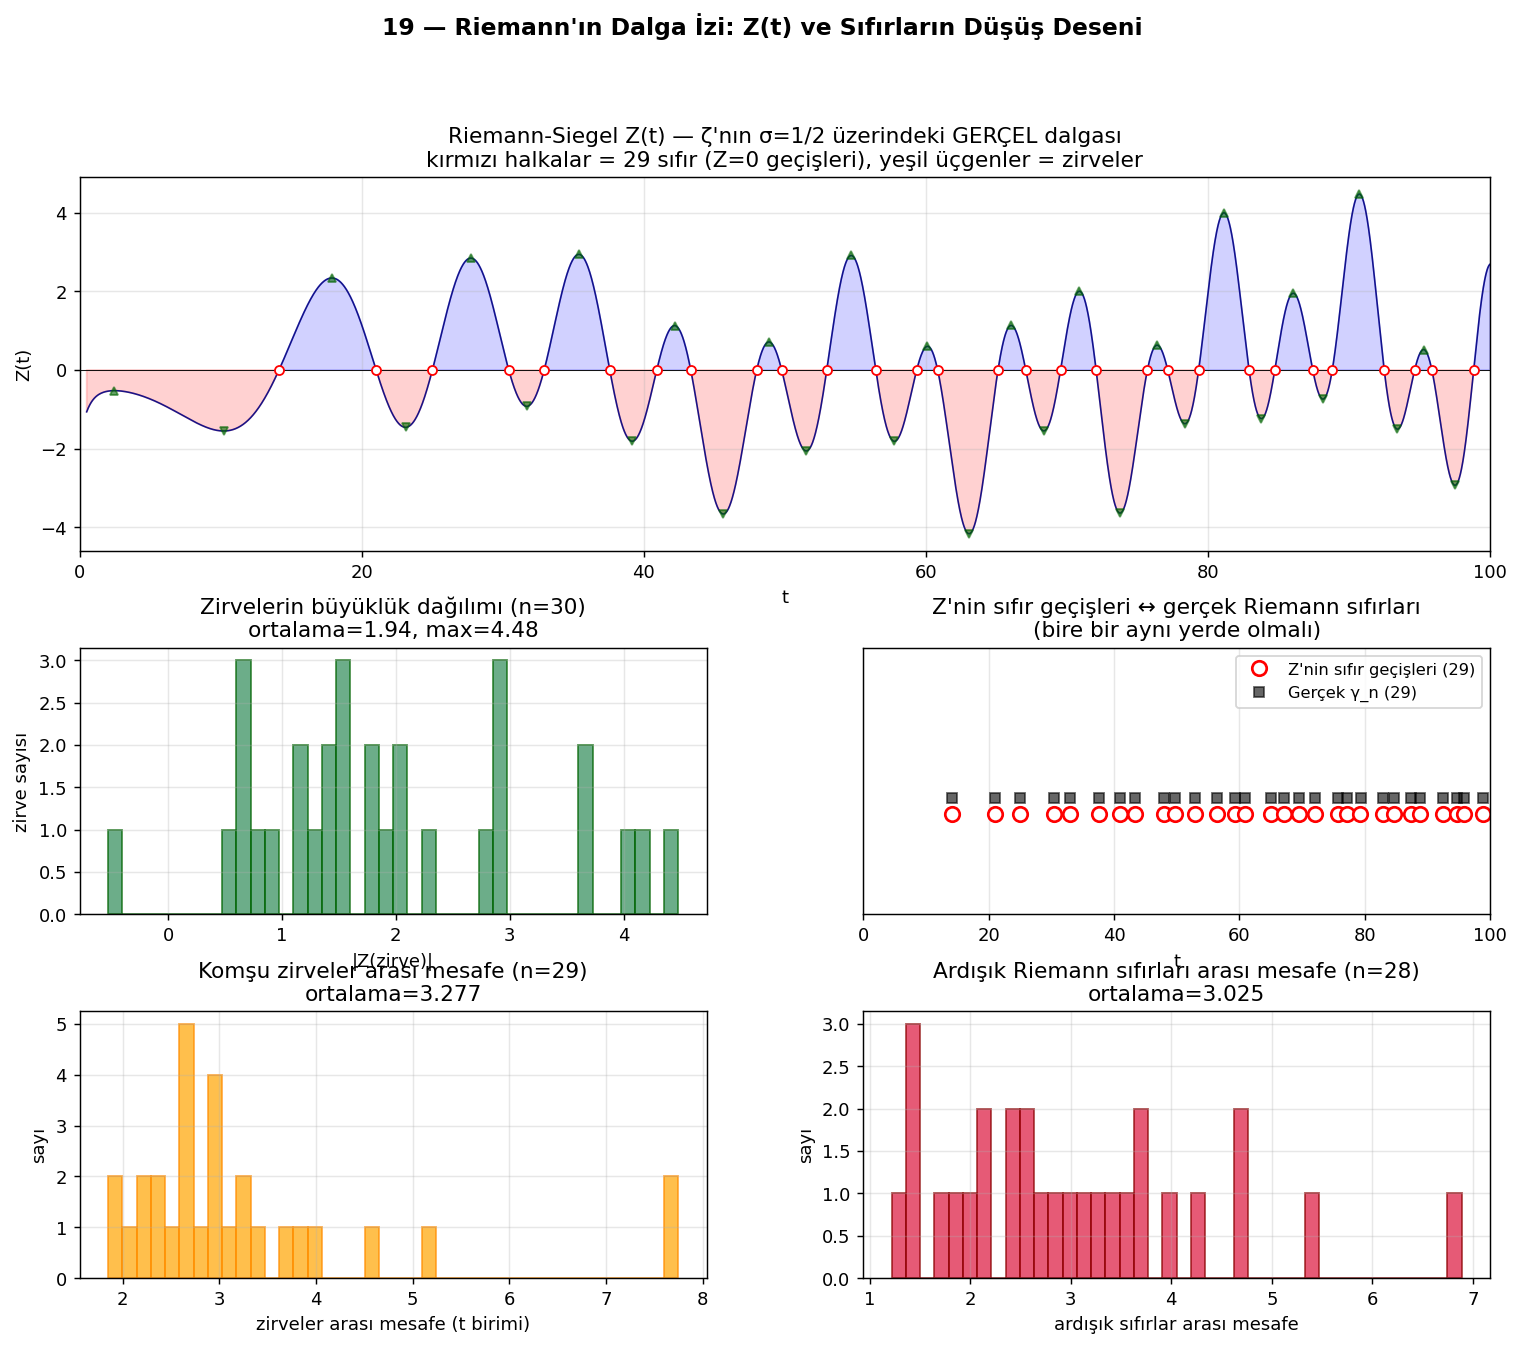

The script that saved this image:
"""
19 — Riemann'ın Dalga İzi: Z(t)
==================================

Uğur'un sorusu: "milyarlarca sıfır var ve bu dalga izine bakılabilir"

Riemann-Siegel Z fonksiyonu:
    Z(t) = e^{iθ(t)} · ζ(1/2 + it)   (GERÇEK değerli)

Bu, ζ'nın σ=1/2 üzerindeki "döndürülmüş gerçel hali" — yani bir dalga.
Z(t) sıfırları ↔ ζ sıfırları (bire bir aynı yerde).

Çiziyoruz:
  - Z(t) için t ∈ [0, 100]: dalga görünür
  - Sıfırlar = sıfır geçişleri (kırmızı işaret)
  - Zirveler = lokal maks/min (yeşil)
  - Zirvelerin büyüklük dağılımı: bazı zirveler büyük (kuvvetli sıfır komşu),
    bazıları küçük (zayıf) → senin "dalga izi" sezgin
"""

import numpy as np
import matplotlib.pyplot as plt
from pathlib import Path
import mpmath as mp
from scipy.signal import find_peaks

mp.mp.dps = 25

ROOT = Path(__file__).resolve().parent.parent
gamma = np.loadtxt(ROOT / "zeros_100k.txt")

# ============================================================
# Z(t) dalgası
# ============================================================
t_max = 100.0
N = 5000
t_grid = np.linspace(0.5, t_max, N)

print(f"Z(t) hesaplanıyor (mpmath siegelz, ~30 saniye)...")
Z = np.array([float(mp.siegelz(tt)) for tt in t_grid])
print(f"Hesaplandı. Z aralığı: [{Z.min():.2f}, {Z.max():.2f}]")

# Sıfır geçişleri (Z=0 olduğu yerler)
sign_changes = np.where(np.diff(np.sign(Z)) != 0)[0]
zero_crossings = t_grid[sign_changes]
print(f"Z'nin sıfır geçişleri: {len(zero_crossings)} (beklenen ≈ Riemann sıfır sayısı)")

# Gerçek Riemann sıfırları (karşılaştırma için)
gamma_window = gamma[gamma < t_max]
print(f"Bu pencerede gerçek Riemann sıfırı: {len(gamma_window)}")

# Zirveler
peaks_pos, _ = find_peaks(Z, distance=3)
peaks_neg, _ = find_peaks(-Z, distance=3)

# ============================================================
# Plot — üç katman
# ============================================================
fig = plt.figure(figsize=(14, 11))
gs = fig.add_gridspec(3, 2, height_ratios=[1.4, 1, 1], hspace=0.32, wspace=0.25)

# (1) Z(t) DALGASI — geniş
ax = fig.add_subplot(gs[0, :])
ax.plot(t_grid, Z, color="navy", lw=0.9, alpha=0.9)
ax.fill_between(t_grid, Z, 0, where=(Z > 0), alpha=0.18, color="blue")
ax.fill_between(t_grid, Z, 0, where=(Z < 0), alpha=0.18, color="red")
ax.axhline(0, color="black", lw=0.5)
# Sıfırlar
for g in gamma_window:
    ax.plot(g, 0, "o", ms=5, color="red", mfc="white", mec="red", mew=1)
# Zirveler
ax.plot(t_grid[peaks_pos], Z[peaks_pos], "^", ms=4, color="darkgreen", alpha=0.6)
ax.plot(t_grid[peaks_neg], Z[peaks_neg], "v", ms=4, color="darkgreen", alpha=0.6)

ax.set_xlim(0, t_max)
ax.set_xlabel("t")
ax.set_ylabel("Z(t)")
ax.set_title("Riemann-Siegel Z(t) — ζ'nın σ=1/2 üzerindeki GERÇEL dalgası\n"
             f"kırmızı halkalar = {len(gamma_window)} sıfır (Z=0 geçişleri), "
             "yeşil üçgenler = zirveler")
ax.grid(alpha=0.3)

# (2) Zirvelerin büyüklük dağılımı
ax = fig.add_subplot(gs[1, 0])
peak_heights = np.concatenate([Z[peaks_pos], -Z[peaks_neg]])
ax.hist(peak_heights, bins=40, color="seagreen", alpha=0.7, edgecolor="darkgreen")
ax.set_xlabel("|Z(zirve)|")
ax.set_ylabel("zirve sayısı")
ax.set_title(f"Zirvelerin büyüklük dağılımı (n={len(peak_heights)})\n"
             f"ortalama={peak_heights.mean():.2f}, "
             f"max={peak_heights.max():.2f}")
ax.grid(alpha=0.3)

# (3) Sıfır geçişleri vs gerçek Riemann sıfırları
ax = fig.add_subplot(gs[1, 1])
ax.plot(zero_crossings, np.zeros_like(zero_crossings), "o", ms=8, color="red",
        mfc="white", mec="red", mew=1.5, label=f"Z'nin sıfır geçişleri ({len(zero_crossings)})")
ax.plot(gamma_window, np.zeros_like(gamma_window) + 0.05, "s", ms=6,
        color="black", alpha=0.6, label=f"Gerçek γ_n ({len(gamma_window)})")
ax.set_xlim(0, t_max)
ax.set_ylim(-0.3, 0.5)
ax.set_xlabel("t")
ax.set_yticks([])
ax.set_title("Z'nin sıfır geçişleri ↔ gerçek Riemann sıfırları\n"
             "(bire bir aynı yerde olmalı)")
ax.legend(fontsize=9, loc="upper right")
ax.grid(alpha=0.3)

# (4) Komşu zirveler arası mesafe
ax = fig.add_subplot(gs[2, 0])
peak_positions = np.sort(np.concatenate([t_grid[peaks_pos], t_grid[peaks_neg]]))
peak_gaps = np.diff(peak_positions)
ax.hist(peak_gaps, bins=40, color="orange", alpha=0.7, edgecolor="darkorange")
ax.set_xlabel("zirveler arası mesafe (t birimi)")
ax.set_ylabel("sayı")
ax.set_title(f"Komşu zirveler arası mesafe (n={len(peak_gaps)})\n"
             f"ortalama={peak_gaps.mean():.3f}")
ax.grid(alpha=0.3)

# (5) Sıfır geçişleri arası mesafe (gerçek sıfır spacing)
ax = fig.add_subplot(gs[2, 1])
zero_gaps = np.diff(gamma_window)
ax.hist(zero_gaps, bins=40, color="crimson", alpha=0.7, edgecolor="darkred")
ax.set_xlabel("ardışık sıfırlar arası mesafe")
ax.set_ylabel("sayı")
ax.set_title(f"Ardışık Riemann sıfırları arası mesafe (n={len(zero_gaps)})\n"
             f"ortalama={zero_gaps.mean():.3f}")
ax.grid(alpha=0.3)

plt.suptitle("19 — Riemann'ın Dalga İzi: Z(t) ve Sıfırların Düşüş Deseni",
             fontsize=13, fontweight="bold", y=0.995)

out = Path(__file__).parent / "19_dalga_izi.png"
plt.savefig(out, dpi=130, bbox_inches="tight")
print(f"\nKaydedildi: {out}")

# ============================================================
# Sayısal — Uğur'un sezgisi: yoğunluk dağılımı
# ============================================================
print(f"\n=== DALGA İSTATİSTİĞİ ===")
print(f"Z dalga genliği:    [{Z.min():+.2f}, {Z.max():+.2f}]")
print(f"Zirve büyüklükleri: ort={peak_heights.mean():.2f}, std={peak_heights.std():.2f}")
print(f"  En büyük zirve t = {t_grid[peaks_pos[np.argmax(Z[peaks_pos])]]:.2f}")
print(f"  En derin dip   t = {t_grid[peaks_neg[np.argmax(-Z[peaks_neg])]]:.2f}")
print(f"Komşu zirveler arası mesafe: ort={peak_gaps.mean():.3f}, std={peak_gaps.std():.3f}")
print(f"Komşu sıfırlar arası mesafe: ort={zero_gaps.mean():.3f}, std={zero_gaps.std():.3f}")
print(f"\nGözlem: dalga her t'de farklı genlikte salınıyor.")
print(f"Bazı yerlerde 'küçük dalgalar' (zayıf zirve), bazı yerlerde 'büyük dalgalar' (güçlü zirve).")
print(f"Bu küçük/büyük örüntüsü = senin 'milyarlarca sıfırın dalga izi' sezgin.")
